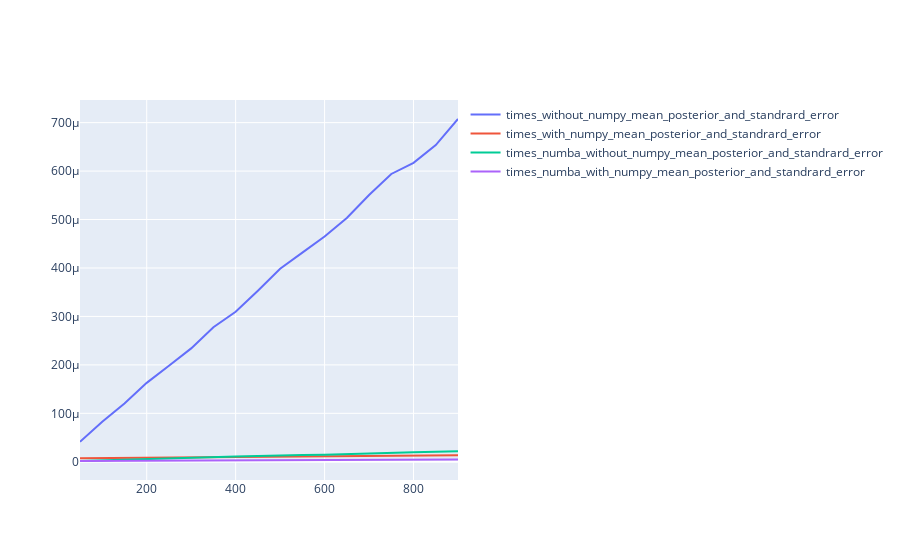

Notebook cell for this chart:
### Markdown cell above
## 1.4 Comparación de Rendimiento [2 Puntos]

Ahora, aplique el compilador **Numba** sobre las funciones 1.3 y compare el tiempo de ejecución con los obtenidos sin el compilador. 

Para esto genere un gráfico de linea utilizando plotly, en donde se pueda observar el tiempo que toma ejecutar cada función (el eje y) diferentes cantidades de datos (ejemplo, en el eje x considerar 100, 200, 300, ..., 1000 datos) sobre cada función implementada (series `Python`, `Numpy`, `Python-JIT`, `Numpy-JIT`). ¿Es posible observar diferencias? ¿A qué se debe esto?.

**Nota:** Ejecuten las funciones compiladas con algún ejemplo antes de graficar. De lo contrario, les indicará el tiempo de compilación, cosa que no queremos medir

**Nota 2**: En el caso que su computador sea muy rápido, se recomienda graficar el eje y (tiempo) como logaritmo usando `log_y=True`.

### Code cell
import plotly.graph_objects as go
from numba import jit
import math
#creamos las funciones anteriores pero usando numba
@jit(nopython=True)
def numba_without_numpy_mean_posterior_and_standrard_error(all_u,all_d):
    mus=[]
    sigmas=[]
    for i in  range(len(all_u)):
        u=all_u[i]
        d=all_d[i]
        a=1+u
        b=1+d
        sigma=1.65*math.sqrt(a*b/((a+b)**2*(a+b+1)))
        mu=a/(a+b)
        mus.append(mu)
        sigmas.append(sigma)
    return mus,sigmas

@jit(nopython=True)
def numba_mean_posterior_and_standrard_error(all_u,all_d):
    a=1+all_u
    b=1+all_d
    sigma=1.65*np.sqrt(a*b/((a+b)*(a+b)*(a+b+1)))
    mu=a/(a+b)
    return mu,sigma

#creamos la data a graficar
times_without_numpy_mean_posterior_and_standrard_error=[]
times_with_numpy_mean_posterior_and_standrard_error=[]
times_numba_without_numpy_mean_posterior_and_standrard_error=[]
times_numba_with_numpy_mean_posterior_and_standrard_error=[]
X=[]
for i in range(len(votes)):
    time_without_numpy = %timeit -o without_numpy_mean_posterior_and_standrard_error(votes[i][:,0],votes[i][:,1])
    times_without_numpy_mean_posterior_and_standrard_error.append(time_without_numpy.average)
    time_with_numpy = %timeit -o mean_posterior_and_standrard_error(votes[i][:,0],votes[i][:,1])
    times_with_numpy_mean_posterior_and_standrard_error.append(time_with_numpy.average)
    time_numba_without_numpy = %timeit -o numba_without_numpy_mean_posterior_and_standrard_error(votes[i][:,0],votes[i][:,1])
    times_numba_without_numpy_mean_posterior_and_standrard_error.append(time_numba_without_numpy.average)
    time_numba_with_numpy = %timeit -o numba_mean_posterior_and_standrard_error(votes[i][:,0],votes[i][:,1])
    times_numba_with_numpy_mean_posterior_and_standrard_error.append(time_numba_with_numpy.average)
    X.append(len(votes[i]))

fig = go.Figure([
    go.Scatter(name='times_without_numpy_mean_posterior_and_standrard_error',x=X,y=times_without_numpy_mean_posterior_and_standrard_error,mode='lines'),
    go.Scatter(name='times_with_numpy_mean_posterior_and_standrard_error',x=X,y=times_with_numpy_mean_posterior_and_standrard_error,mode='lines'),
    go.Scatter(name='times_numba_without_numpy_mean_posterior_and_standrard_error',x=X,y=times_numba_without_numpy_mean_posterior_and_standrard_error,mode='lines'),
    go.Scatter(name='times_numba_with_numpy_mean_posterior_and_standrard_error',x=X,y=times_numba_with_numpy_mean_posterior_and_standrard_error,mode='lines')
])
    
fig.show()

### Figure 1 — Plotly figure (JSON) as saved in the notebook; plotly's stock layout.template omitted (floating-point values rounded to 4 significant figures)
{"data": [{"mode": "lines", "name": "times_without_numpy_mean_posterior_and_standrard_error", "type": "scatter", "x": [50, 100, 150, 200, 250, 300, 350, 400, 450, 500, 550, 600, 650, 700, 750, 800, 850, 900], "y": [4.138e-05, 8.28e-05, 0.0001203, 0.0001629, 0.0001981, 0.000234, 0.0002778, 0.0003095, 0.0003531, 0.0003985, 0.0004316, 0.000465, 0.0005032, 0.0005507, 0.0005941, 0.000617, 0.0006537, 0.0007075]}, {"mode": "lines", "name": "times_with_numpy_mean_posterior_and_standrard_error", "type": "scatter", "x": [50, 100, 150, 200, 250, 300, 350, 400, 450, 500, 550, 600, 650, 700, 750, 800, 850, 900], "y": [7.23e-06, 7.509e-06, 8.859e-06, 9.025e-06, 9.449e-06, 9.705e-06, 9.956e-06, 9.924e-06, 1.052e-05, 1.108e-05, 1.15e-05, 1.163e-05, 1.202e-05, 1.226e-05, 1.258e-05, 1.299e-05, 1.306e-05, 1.349e-05]}, {"mode": "lines", "name": "times_numba_without_numpy_mean_posterior_and_standrard_error", "type": "scatter", "x": [50, 100, 150, 200, 250, 300, 350, 400, 450, 500, 550, 600, 650, 700, 750, 800, 850, 900], "y": [1.798e-06, 3.308e-06, 4.492e-06, 5.866e-06, 7.031e-06, 8.288e-06, 9.3e-06, 1.091e-05, 1.169e-05, 1.327e-05, 1.421e-05, 1.473e-05, 1.638e-05, 1.729e-05, 1.867e-05, 1.984e-05, 2.088e-05, 2.198e-05]}, {"mode": "lines", "name": "times_numba_with_numpy_mean_posterior_and_standrard_error", "type": "scatter", "x": [50, 100, 150, 200, 250, 300, 350, 400, 450, 500, 550, 600, 650, 700, 750, 800, 850, 900], "y": [1.609e-06, 1.743e-06, 2.005e-06, 2.171e-06, 2.353e-06, 2.523e-06, 2.67e-06, 2.877e-06, 2.967e-06, 3.294e-06, 3.352e-06, 3.482e-06, 3.733e-06, 3.832e-06, 4.041e-06, 4.157e-06, 4.276e-06, 4.539e-06]}], "layout": {}}
